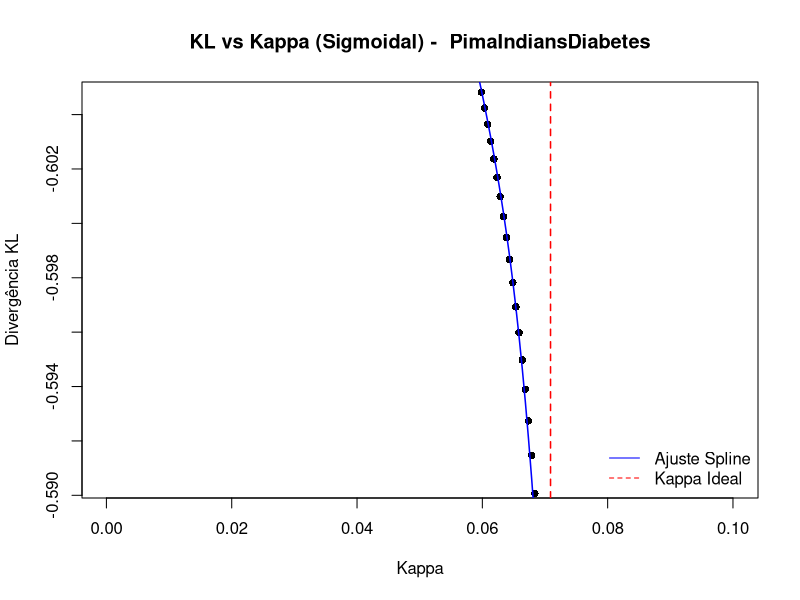
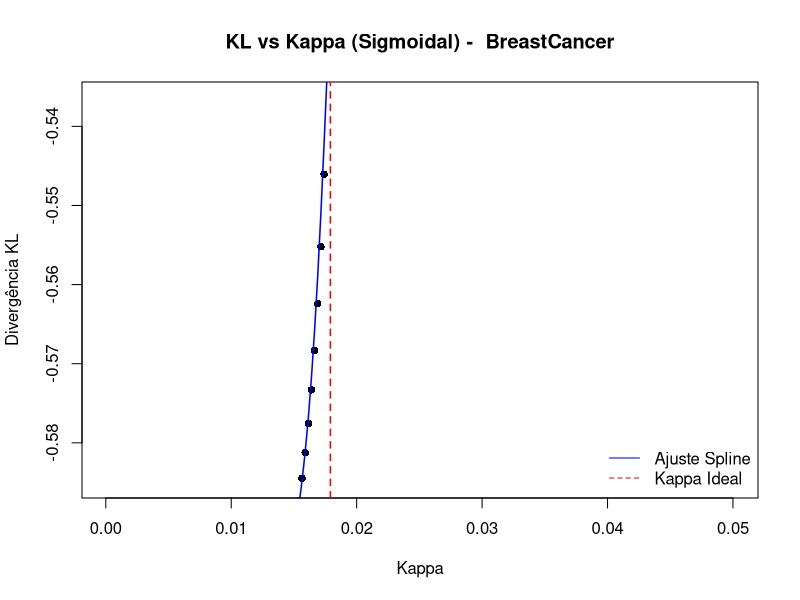
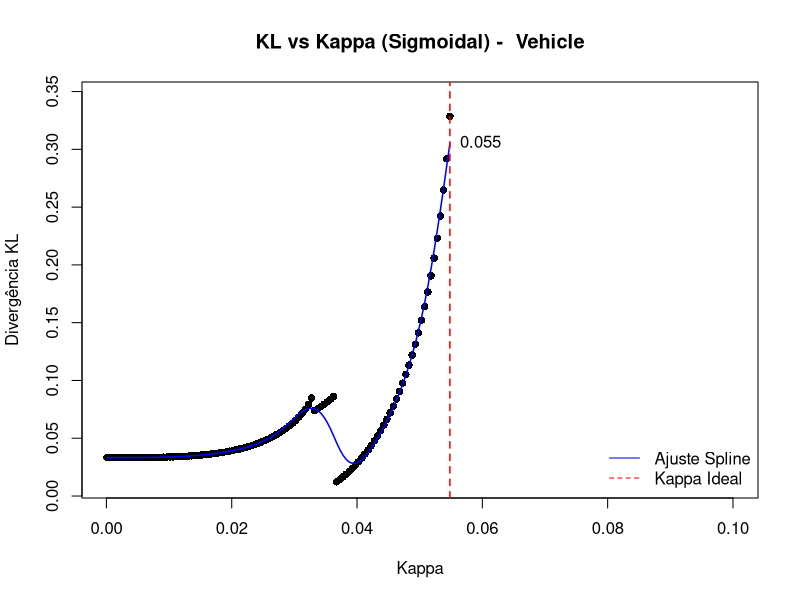
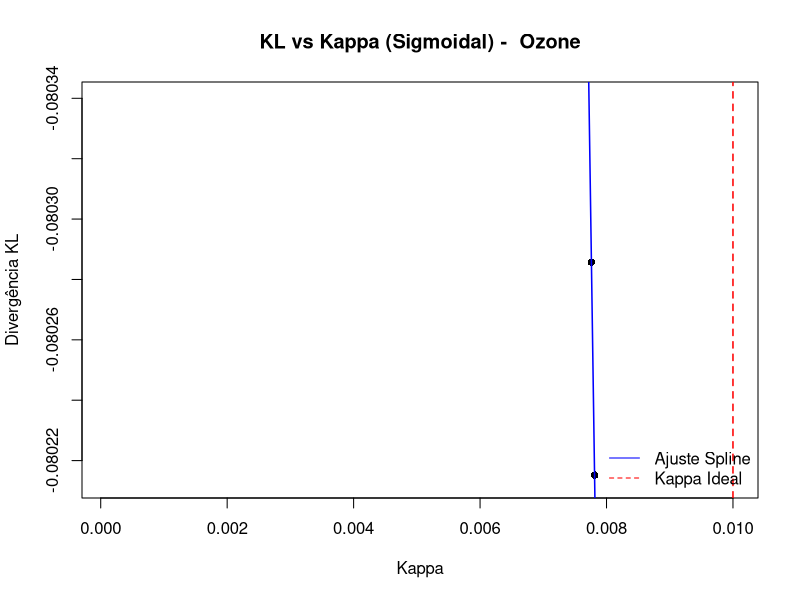
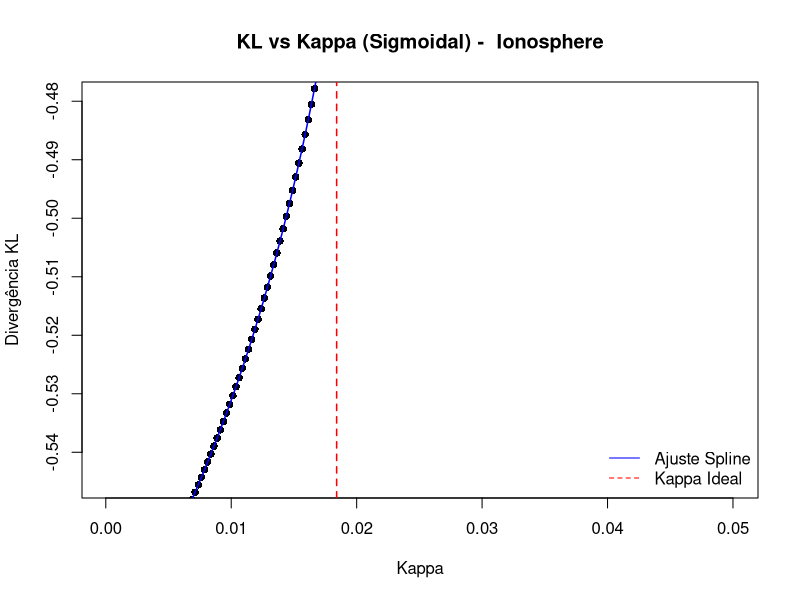

The R source for these figures, in order:
library(mlbench)
library(splines)
library(caret)


kl_divergence <- function(p, q) {
  p <- p / sum(p)
  q <- q / sum(q)
  p <- ifelse(p == 0, 1e-10, p) 
  q <- ifelse(q == 0, 1e-10, q)
  sum(p * log(p / q))
}

# Sigmoidal
sigmoid_kernel <- function(x, kappa = 1, theta = 0) {
  x <- as.matrix(x)
  if (!is.numeric(x) || anyNA(x) || any(!is.finite(x))) {
    stop("Input 'x' for sigmoid_kernel must be a finite numeric matrix without NAs or non-finite values.")
  }
  return(tanh(kappa * (x %*% t(x)) + theta))
}

evaluate_kappa_kl <- function(data, labels, kappa_values, theta = 0) {
  results <- data.frame(kappa = kappa_values, KL = rep(NA, length(kappa_values)))
  
  for (k_idx in seq_along(kappa_values)) {
    kappa <- kappa_values[k_idx]
    
    K <- tryCatch({
      sigmoid_kernel(data, kappa = kappa, theta = theta)
    }, error = function(e) {
      message(paste("Error calculating Sigmoid kernel for kappa =", kappa, ":", e$message))
      return(NULL)
    })
    
    if (is.null(K) || anyNA(K) || any(!is.finite(K)) || all(K == 0) || all(K == 1)) {
      results$KL[k_idx] <- NA
      next
    }
    
    classes <- unique(labels)
    class_dists <- list()
    
    for (cl in classes) {
      idx <- which(labels == cl)
      if (length(idx) < 2) {
        warning(paste("Class '", cl, "' has less than 2 samples. Skipping KL calculation for this class.", sep=""))
        next
      }
      class_dist <- rowMeans(K[idx, ])
      
      sum_cd <- sum(class_dist, na.rm = TRUE)
      if (is.na(sum_cd) || sum_cd == 0 || !is.finite(sum_cd)) {
        class_dists[[as.character(cl)]] <- rep(1 / length(class_dist), length(class_dist))
      } else {
        class_dists[[as.character(cl)]] <- class_dist / sum_cd
      }
      if (anyNA(class_dists[[as.character(cl)]]) || any(!is.finite(class_dists[[as.character(cl)]])) || sum(class_dists[[as.character(cl)]], na.rm=TRUE) == 0) {
        class_dists[[as.character(cl)]] <- rep(1 / length(class_dist), length(class_dist))
      }
    }
    
    kl_values <- c()
    cl_names <- names(class_dists)
    
    if (length(cl_names) >= 2) {
      for (i in 1:(length(cl_names) - 1)) {
        for (j in (i + 1):length(cl_names)) {
          p <- class_dists[[cl_names[i]]]
          q <- class_dists[[cl_names[j]]]
          
          if (length(p) == 0 || length(q) == 0 || anyNA(p) || anyNA(q) || any(!is.finite(p)) || any(!is.finite(q))) {
            warning(paste("Skipping KL for invalid distributions between", cl_names[i], "and", cl_names[j]))
            next
          }
          
          kl_val <- kl_divergence(p, q)
          if (!is.na(kl_val) && is.finite(kl_val)) {
            kl_values <- c(kl_values, kl_val)
          }
        }
      }
      if (length(kl_values) > 0) {
        results$KL[k_idx] <- mean(kl_values)
      } else {
        results$KL[k_idx] <- NA
      }
    } else {
      results$KL[k_idx] <- NA
    }
  }
  return(results)
}

selecionar_kappa_ideal_spline_max <- function(kl_results) {
  valid_points <- !is.na(kl_results$KL) & !is.infinite(kl_results$KL)
  
  if (sum(valid_points) < 4) {
    warning("Not enough valid points to fit a spline. Returning kappa for max observed KL or NA.")
    if (any(valid_points)) {
      return(kl_results$kappa[which.max(kl_results$KL[valid_points])])
    }
    return(NA)
  }
  
  kappa_valid <- kl_results$kappa[valid_points]
  kl_valid <- kl_results$KL[valid_points]
  
  if (length(unique(kappa_valid)) < 2) { 
    warning("Not enough unique kappa values for spline. Returning max observed or NA.")
    if (any(valid_points)) {
      return(kl_results$kappa[which.max(kl_results$KL[valid_points])])
    }
    return(NA)
  }
  
  spline_fit <- tryCatch({
    smooth.spline(kappa_valid, kl_valid, spar = 0.6)
  }, error = function(e) {
    warning(paste("Error fitting spline:", e$message, ". Returning max observed KL or NA."))
    if (any(valid_points)) {
      return(kl_results$kappa[which.max(kl_results$KL[valid_points])])
    }
    return(NA)
  })
  
  if (is.null(spline_fit)) {
    if (any(valid_points)) {
      return(kl_results$kappa[which.max(kl_results$KL[valid_points])])
    }
    return(NA)
  }
  
  finer_kappa_grid <- seq(min(kappa_valid), max(kappa_valid), length.out = 500)
  predicted_kl <- predict(spline_fit, x = finer_kappa_grid)$y
  
  if (all(is.na(predicted_kl)) || all(!is.finite(predicted_kl))) {
    warning("Spline prediction resulted in all NA/non-finite values. Returning max observed KL or NA.")
    if (any(valid_points)) {
      return(kl_results$kappa[which.max(kl_results$KL[valid_points])])
    }
    return(NA)
  }
  
  max_kl_idx <- which.max(predicted_kl)
  if (length(max_kl_idx) == 0) {
    warning("Could not find a maximum on the spline. Returning max observed KL or NA.")
    if (any(valid_points)) {
      return(kl_results$kappa[which.max(kl_results$KL[valid_points])])
    }
    return(NA)
  }
  
  ideal_kappa <- finer_kappa_grid[max_kl_idx]
  
  if (ideal_kappa == min(finer_kappa_grid) || ideal_kappa == max(finer_kappa_grid)) {
    warning("Ideal kappa found at the edge of the search range. Consider expanding 'kappa_seq'.")
  }
  
  return(ideal_kappa)
}


avaliar_dataset_sigmoid <- function(nome_dataset, kappa_range_default = c(0.0001, 0.1), num_kappas_default = 100, theta_param = 1) { # Range padrão diminuído
  cat("\n✨ Dataset:", nome_dataset, "\n")
  data(list = nome_dataset, package = "mlbench")
  dados <- get(nome_dataset)
  
  dados <- na.omit(as.data.frame(dados))
  
  y <- dados[[ncol(dados)]]
  X <- dados[, -ncol(dados)]
  
  X_clean <- as.data.frame(sapply(X, function(col) {
    if (is.factor(col)) {
      as.numeric(as.factor(col))
    } else if (is.character(col)) { 
      as.numeric(as.factor(col))
    } else {
      as.numeric(col) 
    }
  }))
  
  X_clean[is.na(X_clean)] <- 0
  X_clean[!is.finite(as.matrix(X_clean))] <- 0
  
  cols_to_scale <- sapply(X_clean, function(col) var(col, na.rm = TRUE) > 1e-9)
  
  if (any(cols_to_scale)) {
    X_scaled <- as.data.frame(scale(X_clean[, cols_to_scale, drop = FALSE]))
    names(X_scaled) <- names(X_clean)[cols_to_scale]
    
    if (sum(!cols_to_scale) > 0) {
      X_final <- cbind(X_scaled, X_clean[, !cols_to_scale, drop = FALSE])
      X_final <- X_final[, names(X_clean)]
    } else {
      X_final <- X_scaled
    }
  } else {
    warning("No variable columns to scale in dataset ", nome_dataset, ". Using unscaled (but numeric) data.")
    X_final <- X_clean
  }
  
  set.seed(123)
  if (!is.factor(y)) {
    y <- as.factor(y)
  }
  
  if (any(table(y) < 2)) {
    warning(paste("Dataset '", nome_dataset, "' has classes with fewer than 2 samples. createDataPartition might fail or result in empty training classes.", sep=""))
  }
  
  idx <- createDataPartition(y, p = 0.7, list = FALSE)
  
  if (length(idx) == 0 || nrow(X_final[idx, , drop = FALSE]) == 0) {
    warning(paste("Conjunto de treino vazio para o dataset '", nome_dataset, "' após o particionamento. Pulando avaliação.", sep=""))
    return(list(kappa_ideal = NA, kl_results = data.frame(kappa=numeric(0), KL=numeric(0)), dataset_name = nome_dataset))
  }
  
  X_train <- X_final[idx, , drop = FALSE]
  y_train <- y[idx]
  
  y_train <- droplevels(y_train)
  if (length(levels(y_train)) < 2) {
    warning(paste("y_train para '", nome_dataset, "' tem menos de 2 classes distintas após particionamento. Impossível calcular KL.", sep=""))
    return(list(kappa_ideal = NA, kl_results = data.frame(kappa=numeric(0), KL=numeric(0)), dataset_name = nome_dataset))
  }
  

  current_kappa_range <- kappa_range_default
  num_kappas <- num_kappas_default
  current_theta <- theta_param 
  
  if (nome_dataset == "PimaIndiansDiabetes") {
    current_kappa_range <- c(0.0001, 0.1) # Ajuste focado
    num_kappas <- 200 # Mais pontos
    current_theta <- 0.05 # Theta mais sutil
  } else if (nome_dataset == "BreastCancer") {
    current_kappa_range <- c(0.0001, 0.05) # Ajuste focado
    num_kappas <- 200 # Mais pontos
    current_theta <- 0.01 # Theta bem pequeno
  } else if (nome_dataset == "Vehicle") {
    current_kappa_range <- c(0.0001, 0.1) # Ajuste focado
    num_kappas <- 200 # Mais pontos
    current_theta <- 0.05
  } else if (nome_dataset == "Ozone") { 
    current_kappa_range <- c(0.0001, 0.01) # Ajuste focado para Ozone
    num_kappas <- 200 # Mais pontos
    current_theta <- 0.01 
    if (!is.factor(y_train)) {
      breaks_ozone <- unique(quantile(y_train, probs = c(0, 0.25, 0.5, 0.75, 1), na.rm=TRUE))
      if (length(breaks_ozone) < 2) {
        breaks_ozone <- c(min(y_train, na.rm=TRUE) - 1e-6, max(y_train, na.rm=TRUE) + 1e-6)
      }
      y_train_binned <- cut(y_train, breaks = breaks_ozone, include.lowest = TRUE, ordered_result = TRUE)
      valid_levels <- names(table(y_train_binned)[table(y_train_binned) > 0])
      y_train_binned <- factor(y_train_binned, levels = valid_levels)
      
      if (length(levels(y_train_binned)) < 2) {
        warning("Ozone target binning resulted in fewer than 2 distinct classes. Cannot compute KL divergence.")
        return(list(kappa_ideal = NA, kl_results = data.frame(kappa=numeric(0), KL=numeric(0)), dataset_name = nome_dataset))
      }
      y_train <- y_train_binned
    }
  } else if (nome_dataset == "Ionosphere") {
    current_kappa_range <- c(0.0001, 0.05) # Ajuste focado
    num_kappas <- 200 # Mais pontos
    current_theta <- 0.01
  }
  
  
  kappa_seq <- seq(current_kappa_range[1], current_kappa_range[2], length.out = num_kappas)
  
  kl_results <- evaluate_kappa_kl(X_train, y_train, kappa_seq, theta = current_theta) 
  
  if (sum(!is.na(kl_results$KL) & is.finite(kl_results$KL)) < 1) {
    warning(paste("No valid finite KL results for dataset", nome_dataset, ". Cannot find ideal kappa reliably."))
    kappa_ideal <- NA
  } else {
    kappa_ideal <- selecionar_kappa_ideal_spline_max(kl_results)
  }
  
  cat("Kappa ideal:", round(kappa_ideal, 4), "\n")
  
  return(list(kappa_ideal = kappa_ideal, kl_results = kl_results, dataset_name = nome_dataset))
}


gera_graficos_sigmoid <- function(kappa_ideal, kl_results, dataset_name) {
  valid_points <- !is.na(kl_results$KL) & !is.infinite(kl_results$KL)
  
  main_title <- paste("KL vs Kappa (Sigmoidal) - ", dataset_name)
  
  if (sum(valid_points) == 0) { 
    plot(1, type="n", xlab="", ylab="", xlim=c(0, 1), ylim=c(0, 1), 
         main=paste(main_title, "\n(Sem Dados Válidos para Plotar)"))
    text(0.5, 0.5, "Nenhum dado KL válido para plotar.", cex=1.2)
    warning(paste("Nenhum dado KL válido para plotar para ", dataset_name, "."))
    return(invisible(NULL))
  }
  
  kl_values_for_ylim <- kl_results$KL[valid_points]
  ylim_min <- min(kl_values_for_ylim) * 0.95
  ylim_max <- max(kl_values_for_ylim) * 1.05
  if (ylim_min == ylim_max) {
    ylim_min <- ylim_min - 0.1
    ylim_max <- ylim_max + 0.1
  }
  
  if (sum(valid_points) < 4) {
    plot(kl_results$kappa, kl_results$KL, type = "p", main = paste(main_title, " - Sem Ajuste Spline"),
         xlab = "Kappa", ylab = "Divergência KL", col = "black", pch = 16, ylim = c(ylim_min, ylim_max))
    if (!is.na(kappa_ideal) && is.finite(kappa_ideal)) {
      abline(v = kappa_ideal, col = "red", lty = 2, lwd = 1.5)
      text(kappa_ideal, max(kl_results$KL, na.rm = TRUE),
           paste("Kappa ideal:", round(kappa_ideal, 3)), pos = 4, col = "black")
    }
    warning(paste("Pontos válidos insuficientes para gerar spline para ", dataset_name, ". Mostrando apenas pontos brutos."))
    return(invisible(NULL))
  }
  
  spline_fit <- smooth.spline(kl_results$kappa[valid_points], kl_results$KL[valid_points], spar = 0.6)
  plot(kl_results$kappa, kl_results$KL, type = "p", main = main_title,
       xlab = "Kappa", ylab = "Divergência KL", col = "black", pch = 16, ylim = c(ylim_min, ylim_max))
  lines(spline_fit, col = "blue", lwd = 1.5)
  
  if (!is.na(kappa_ideal) && is.finite(kappa_ideal)) {
    abline(v = kappa_ideal, col = "red", lty = 2, lwd = 1.5)
    predicted_kl_at_ideal <- predict(spline_fit, x = kappa_ideal)$y
    text_y_pos <- if (!is.na(predicted_kl_at_ideal) && is.finite(predicted_kl_at_ideal)) predicted_kl_at_ideal else max(kl_values_for_ylim)
    
    if (text_y_pos < ylim_min * 1.05) text_y_pos <- ylim_min * 1.05
    if (text_y_pos > ylim_max * 0.95) text_y_pos <- ylim_max * 0.95
    
    text(kappa_ideal, text_y_pos, round(kappa_ideal, 3), pos = 4, col = "black")
  }
  
  legend("bottomright", legend = c("Ajuste Spline", "Kappa Ideal"),
         col = c("blue", "red"), lty = c(1, 2), bty = "n")
}


datasets_to_evaluate <- c("PimaIndiansDiabetes", "BreastCancer", "Vehicle", "Ozone", "Ionosphere")
results_list <- list()


for (ds_name in datasets_to_evaluate) {

  dataset_result <- avaliar_dataset_sigmoid(ds_name, kappa_range_default = c(0.0001, 0.1), num_kappas_default = 100, theta_param = 0.01) 
  results_list[[ds_name]] <- dataset_result
  gera_graficos_sigmoid(dataset_result$kappa_ideal, dataset_result$kl_results, dataset_result$dataset_name)

}


print("Valores ideais de Kappa para Kernel Sigmoidal (encontrados por máximo da spline):")
print(sapply(results_list, `[[`, "kappa_ideal"))